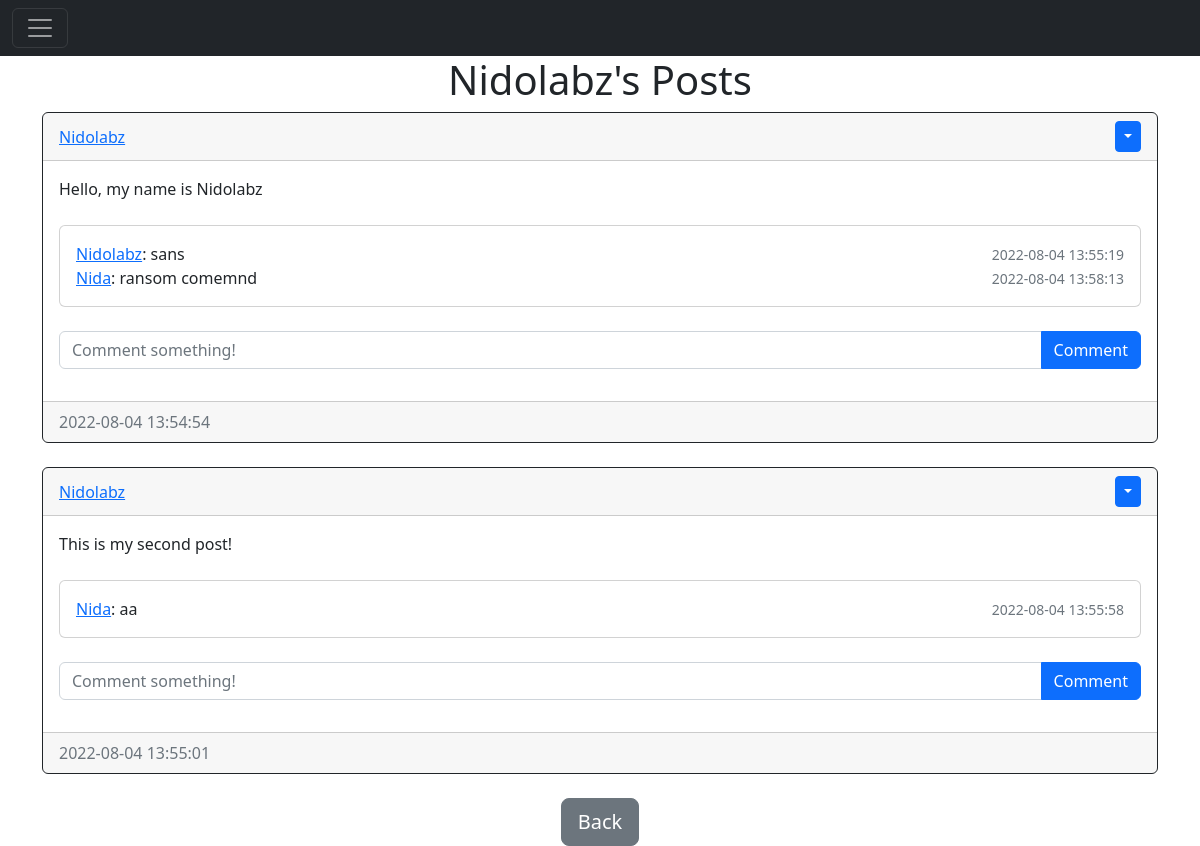
The app's page /posts/Nidolabz (signed in), older data.
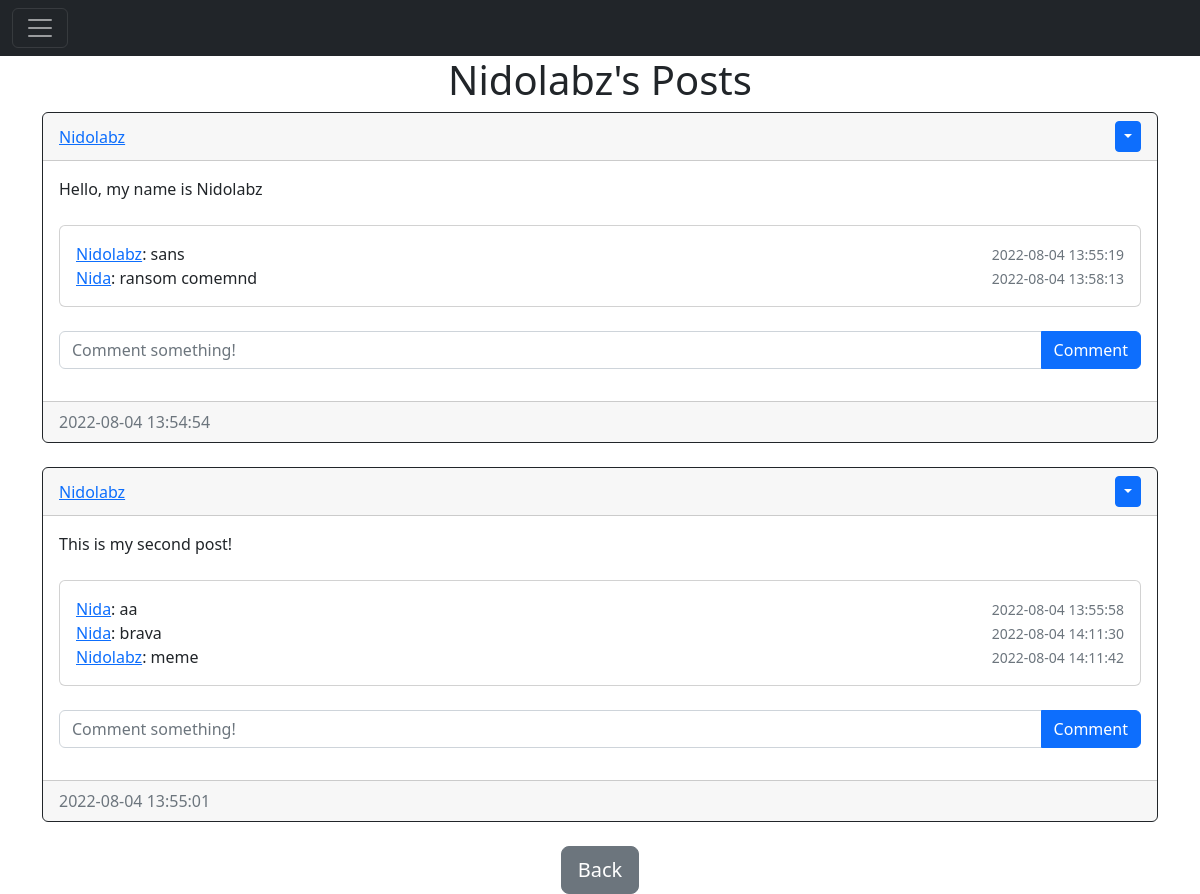
The same page, newer data.
### website/models.py (models this page shows)
class User(db.Model, UserMixin):
    id = db.Column(db.Integer, primary_key=True)
    email = db.Column(db.String(150), unique=True)
    username = db.Column(db.String(150), unique=True)
    password = db.Column(db.String(150))
    date_created = db.Column(db.DateTime(timezone=True), default=func.now())
    posts = db.relationship('Post', backref='user', passive_deletes=True) # Stores posts made by this user, which can be backreferenced through post.user
    comments = db.relationship('Comment', backref='user', passive_deletes=True)

class Post(db.Model): # Post model
    id = db.Column(db.Integer, primary_key=True) # ID of the post
    text = db.Column(db.Text, nullable=False) # Text of the post, cannot be null
    date_created = db.Column(db.DateTime(timezone=True), default=func.now()) # Date post was made
    author = db.Column(db.Integer, db.ForeignKey('user.id', ondelete="Cascade"), nullable=False) # User who made post, is foreign key
    comments = db.relationship('Comment', backref='post', passive_deletes=True)

class Comment(db.Model):
    id = db.Column(db.Integer, primary_key=True) # ID of the Comment
    text = db.Column(db.String(200), nullable=False) # Text of the Comment, cannot be null, 200 chars
    date_created = db.Column(db.DateTime(timezone=True), default=func.now()) # Date comment was made
    author = db.Column(db.Integer, db.ForeignKey('user.id', ondelete="Cascade"), nullable=False) # User who made comment
    post_id = db.Column(db.Integer, db.ForeignKey('post.id', ondelete="Cascade"), nullable=False) # Post comment is on

### website/views.py (the view)
@views.route("/posts/<username>")
@login_required
def posts(username):
    user = User.query.filter_by(username=username).first()
    if not user:
        flash('No user with that username', category='error')
        return redirect(url_for('views.home'))
    posts = user.posts
    return render_template("posts.html", user=current_user, posts=posts, username=username)

### website/__init__.py (called while the page is built)
def create_app():
    app = Flask(__name__)
    app.config['SECRET_KEY'] = "helloworld"
    app.config['SQLALCHEMY_DATABASE_URI'] = f'sqlite:///{DB_NAME}'
    db.init_app(app)
    from .views import views
    from .auth import auth
    app.register_blueprint(views, url_prefix="/")
    app.register_blueprint(auth, url_prefix="/")
    from .models import User, Post, Comment
    create_database(app)
    login_manager = LoginManager()
    login_manager.login_view = "auth.login"
    login_manager.init_app(app)
    @login_manager.user_loader
    def load_user(id):
        return User.query.get(int(id))
    @app.route("/")
    def home():
        return "<h1>Hello<h1>"
    @app.route("/profile")
    def profile():
        return "<h1>Profile<h1>"
    return app

### website/templates/posts.html (shortened to what this page needs)
{% extends "post_div.html" %}
{% block header %}
    {{username}}'s Posts
{% endblock %}
{% block footer %}
    <div align="center">
        <a href="/home">
            <button type="button" class="btn btn-lg btn-secondary"> Back </button>
        </a>
    </div>
{% endblock %}

### website/templates/post_div.html (shortened to what this page needs)
{% extends "base.html" %}
{% block content %}
    <h1 align="center">
        {% block header %}{% endblock %}
    </h1>
    <div id="posts">
        {% for post in posts %}
            <div class="card border-dark">
                <div class="card-header d-flex justify-content-between align-items-center">
                    <a href="/posts/{{post.user.username}}">
                        {{post.user.username}}
                    </a>
                    {% if user.id == post.author %}
                    <div class="btn-group">
                        <button type="button" class="btn btn-sm btn-primary dropdown-toggle" data-bs-toggle="dropdown"></button>
                    </div>
                    {% endif %}
                </div>
                <div class="card-body">
                    <div class="card-text">
                        {{post.text}}
                    </div>
                    <br />
                    <div class="" id="comments-{{post.id}}">
                        <div class="card">
                            <div class="card-body" id="comments-expanded-{{post.id}}">
                                {% for comment in post.comments %}
                                    <div class="d-flex justify-content-between allign-items-center">
                                        <div>
                                            <a href="/posts/{{comment.user.username}}">
                                                {{comment.user.username}}</a>: {{comment.text}}
                                        </div>
                                        <div>
                                            <small class="text-muted">
                                                {{comment.date_created}}
                                            </small>
                                        </div>
                                    </div>
                                {% endfor %}
                            </div>
                        </div>
                    </div>
                    <br />
                    <form class="input-group mb-3" method='POST' action="/create-comment/{{post.id}}">
                        <input type="text" id="text" name="text" class="form-control" placeholder="Comment something!" />
                        <button type="submit" class="btn btn-primary">
                            Comment
                        </button>
                    </form>
                </div>
                <div class="card-footer text-muted">
                    {{post.date_created}}
                </div>
            </div>
            <br />
        {% endfor %}
    </div>
    {% block footer %}{% endblock %}
{% endblock %}

### website/templates/base.html (shortened to what this page needs)
<!DOCTYPE html>
<html lang="en">
<head>
    <link href="https://cdn.jsdelivr.net/npm/bootstrap@5.2.0/dist/css/bootstrap.min.css" rel="stylesheet">
</head>
<body>
    <nav class="navbar navbar-dark bg-dark">
        <div class="container-fluid">
            <button class="navbar-toggler" type="button" data-bs-toggle="collapse" data-bs-target="#navbarSupportedContent" aria-controls="navbarSupportedContent" aria-expanded="false" aria-label="Toggle navigation">
                <span class="navbar-toggler-icon"></span>
            </button>
        </div>
    </nav>
    <div class="container">{% block content %}{% endblock %}</div>
</body>
</html>

Row changes from the older to the newer data that the page shows:
added Comment: user.username "Nida", text "brava", date_created "2022-08-04 14:11:30", shown under Post "This is my second post!"
added Comment: user.username "Nidolabz", text "meme", date_created "2022-08-04 14:11:42", shown under Post "This is my second post!"
